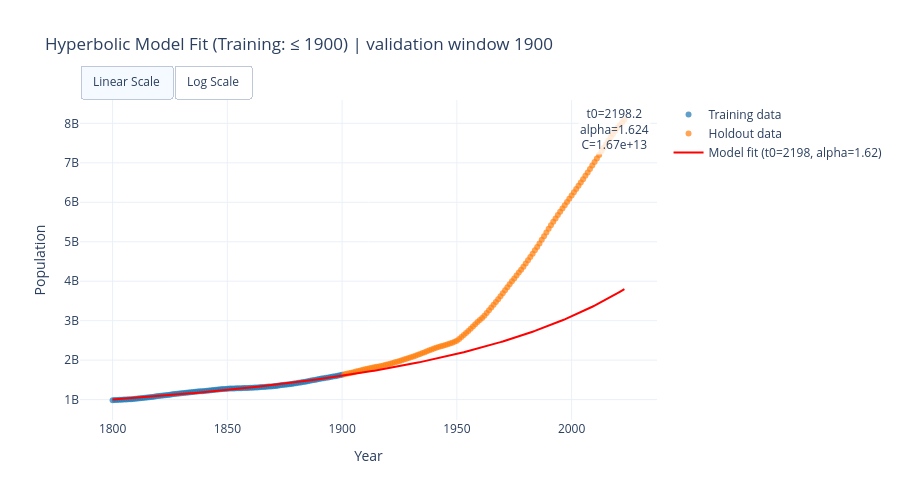
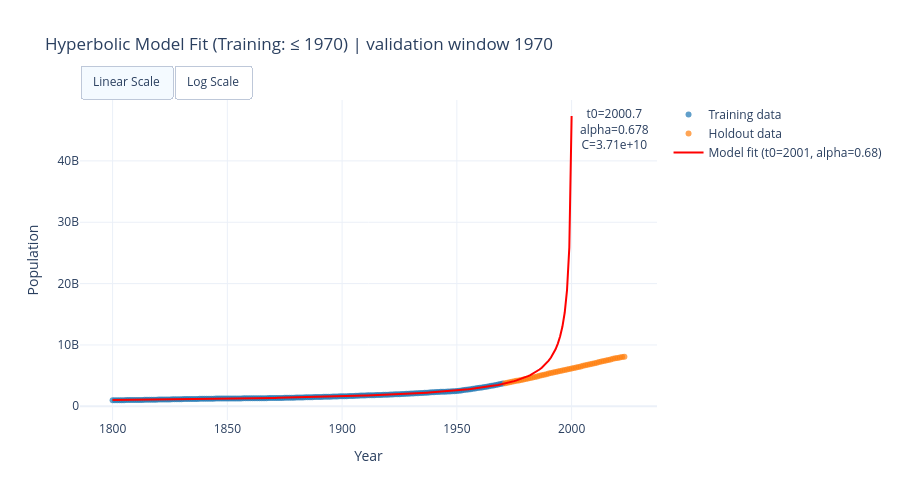
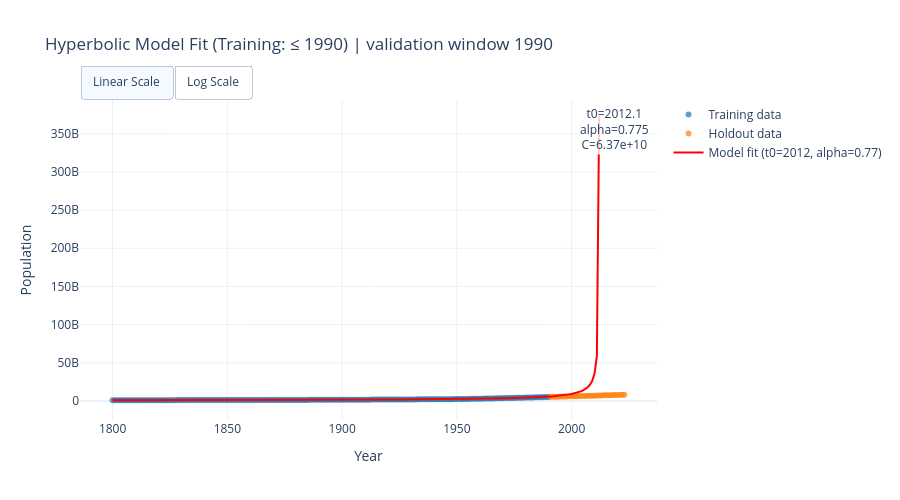
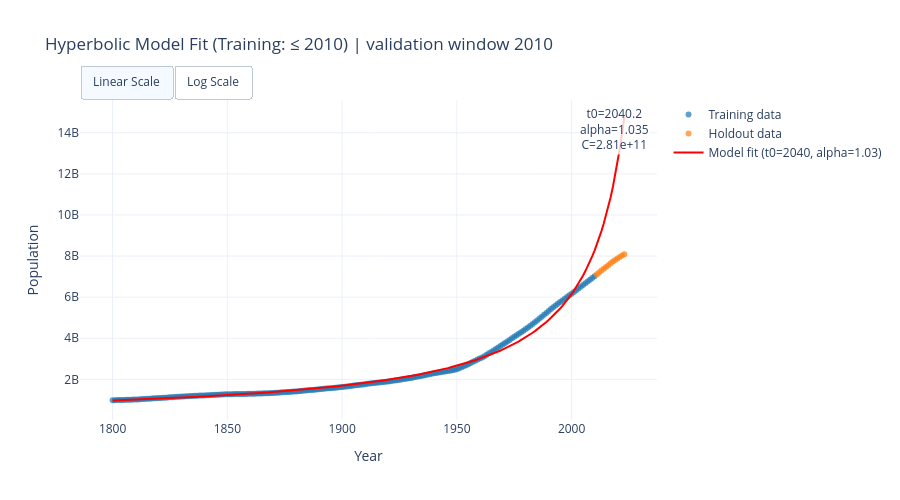

Source (notebook cell) for these figures, in order:
### Code cell
# Visual spot-checks for representative inference windows
overlay_years_to_plot = [1900, 1970, 1990, 2010]

for overlay_year in overlay_years_to_plot:
    print(f"\nOverlay visual check for inference year {overlay_year}")
    plot_fit_overlay(
        clean_df,
        inference_year=overlay_year,
        title_suffix=f" | validation window {overlay_year}",
    ).show()

### Figure 1 — Plotly figure (JSON) as saved in the notebook; plotly's stock layout.template omitted (floating-point values rounded to 4 significant figures; data arrays with more than 128 entries replaced by an {"elided": "..."} marker saying what was removed)
{"data": [{"hovertemplate": "Year: %{x}<br>Population: %{y:,.0f}<extra></extra>", "marker": {"color": "#1f77b4", "opacity": 0.7, "size": 6}, "mode": "markers", "name": "Training data", "type": "scatter", "x": [1800, 1801, 1802, 1803, 1804, 1805, 1806, 1807, 1808, 1809, 1810, 1811, 1812, 1813, 1814, 1815, 1816, 1817, 1818, 1819, 1820, 1821, 1822, 1823, 1824, 1825, 1826, 1827, 1828, 1829, 1830, 1831, 1832, 1833, 1834, 1835, 1836, 1837, 1838, 1839, 1840, 1841, 1842, 1843, 1844, 1845, 1846, 1847, 1848, 1849, 1850, 1851, 1852, 1853, 1854, 1855, 1856, 1857, 1858, 1859, 1860, 1861, 1862, 1863, 1864, 1865, 1866, 1867, 1868, 1869, 1870, 1871, 1872, 1873, 1874, 1875, 1876, 1877, 1878, 1879, 1880, 1881, 1882, 1883, 1884, 1885, 1886, 1887, 1888, 1889, 1890, 1891, 1892, 1893, 1894, 1895, 1896, 1897, 1898, 1899, 1900], "y": [983100000.0, 986500000.0, 989900000.0, 993300000.0, 996800000.0, 1000000000.0, 1004000000.0, 1007000000.0, 1011000000.0, 1015000000.0, 1020000000.0, 1026000000.0, 1032000000.0, 1038000000.0, 1045000000.0, 1052000000.0, 1060000000.0, 1067000000.0, 1075000000.0, 1082000000.0, 1090000000.0, 1097000000.0, 1103000000.0, 1111000000.0, 1118000000.0, 1125000000.0, 1133000000.0, 1141000000.0, 1148000000.0, 1156000000.0, 1162000000.0, 1169000000.0, 1175000000.0, 1180000000.0, 1186000000.0, 1191000000.0, 1197000000.0, 1203000000.0, 1208000000.0, 1214000000.0, 1220000000.0, 1225000000.0, 1231000000.0, 1237000000.0, 1242000000.0, 1248000000.0, 1254000000.0, 1260000000.0, 1266000000.0, 1271000000.0, 1276000000.0, 1279000000.0, 1281000000.0, 1283000000.0, 1285000000.0, 1286000000.0, 1288000000.0, 1290000000.0, 1293000000.0, 1295000000.0, 1298000000.0, 1301000000.0, 1305000000.0, 1309000000.0, 1313000000.0, 1317000000.0, 1321000000.0, 1325000000.0, 1330000000.0, 1335000000.0, 1340000000.0, 1346000000.0, 1353000000.0, 1360000000.0, 1368000000.0, 1375000000.0, 1382000000.0, 1390000000.0, 1398000000.0, 1406000000.0, 1415000000.0, 1424000000.0, 1434000000.0, 1444000000.0, 1455000000.0, 1466000000.0, 1477000000.0, 1488000000.0, 1499000000.0, 1510000000.0, 1521000000.0, 1531000000.0, 1542000000.0, 1552000000.0, 1562000000.0, 1572000000.0, 1583000000.0, 1593000000.0, 1604000000.0, 1615000000.0, 1627000000.0]}, {"hovertemplate": "Year: %{x}<br>Population: %{y:,.0f}<extra></extra>", "marker": {"color": "#ff7f0e", "opacity": 0.7, "size": 6}, "mode": "markers", "name": "Holdout data", "type": "scatter", "x": [1901, 1902, 1903, 1904, 1905, 1906, 1907, 1908, 1909, 1910, 1911, 1912, 1913, 1914, 1915, 1916, 1917, 1918, 1919, 1920, 1921, 1922, 1923, 1924, 1925, 1926, 1927, 1928, 1929, 1930, 1931, 1932, 1933, 1934, 1935, 1936, 1937, 1938, 1939, 1940, 1941, 1942, 1943, 1944, 1945, 1946, 1947, 1948, 1949, 1950, 1951, 1952, 1953, 1954, 1955, 1956, 1957, 1958, 1959, 1960, 1961, 1962, 1963, 1964, 1965, 1966, 1967, 1968, 1969, 1970, 1971, 1972, 1973, 1974, 1975, 1976, 1977, 1978, 1979, 1980, 1981, 1982, 1983, 1984, 1985, 1986, 1987, 1988, 1989, 1990, 1991, 1992, 1993, 1994, 1995, 1996, 1997, 1998, 1999, 2000, 2001, 2002, 2003, 2004, 2005, 2006, 2007, 2008, 2009, 2010, 2011, 2012, 2013, 2014, 2015, 2016, 2017, 2018, 2019, 2020, 2021, 2022, 2023], "y": [1640000000.0, 1653000000.0, 1667000000.0, 1681000000.0, 1695000000.0, 1710000000.0, 1725000000.0, 1739000000.0, 1754000000.0, 1767000000.0, 1780000000.0, 1793000000.0, 1805000000.0, 1817000000.0, 1829000000.0, 1841000000.0, 1854000000.0, 1867000000.0, 1881000000.0, 1895000000.0, 1911000000.0, 1927000000.0, 1944000000.0, 1961000000.0, 1979000000.0, 1997000000.0, 2015000000.0, 2033000000.0, 2052000000.0, 2072000000.0, 2092000000.0, 2113000000.0, 2135000000.0, 2157000000.0, 2179000000.0, 2202000000.0, 2225000000.0, 2248000000.0, 2271000000.0, 2292000000.0, 2312000000.0, 2331000000.0, 2349000000.0, 2367000000.0, 2385000000.0, 2402000000.0, 2421000000.0, 2442000000.0, 2468000000.0, 2493000000.0, 2537000000.0, 2584000000.0, 2634000000.0, 2686000000.0, 2740000000.0, 2795000000.0, 2853000000.0, 2911000000.0, 2966000000.0, 3015000000.0, 3065000000.0, 3123000000.0, 3193000000.0, 3264000000.0, 3335000000.0, 3404000000.0, 3473000000.0, 3545000000.0, 3619000000.0, 3695000000.0, 3770000000.0, 3845000000.0, 3921000000.0, 3996000000.0, 4071000000.0, 4144000000.0, 4218000000.0, 4292000000.0, 4369000000.0, 4448000000.0, 4529000000.0, 4613000000.0, 4697000000.0, 4782000000.0, 4869000000.0, 4958000000.0, 5050000000.0, 5142000000.0, 5234000000.0, 5328000000.0, 5419000000.0, 5506000000.0, 5592000000.0, 5676000000.0, 5759000000.0, 5842000000.0, 5925000000.0, 6007000000.0, 6089000000.0, 6172000000.0, 6255000000.0, 6338000000.0, 6420000000.0, 6503000000.0, 6587000000.0, 6671000000.0, 6757000000.0, 6844000000.0, 6933000000.0, 7022000000.0, 7111000000.0, 7201000000.0, 7292000000.0, 7382000000.0, 7470000000.0, 7559000000.0, 7646000000.0, 7730000000.0, 7811000000.0, 7887000000.0, 7954000000.0, 8021000000.0, 8092000000.0]}, {"hovertemplate": "Year: %{x}<br>Population: %{y:,.0f}<extra></extra>", "line": {"color": "red", "dash": "solid", "width": 2}, "mode": "lines", "name": "Model fit (t0=2198, alpha=1.62)", "type": "scatter", "x": {"elided": "224 float values"}, "y": {"elided": "224 float values"}}], "layout": {"annotations": [{"bgcolor": "rgba(255,255,255,0.8)", "showarrow": false, "text": "t0=2198.2<br>alpha=1.624<br>C=1.67e+13", "x": 0.99, "xanchor": "right", "xref": "paper", "y": 0.99, "yanchor": "top", "yref": "paper"}], "height": 500, "hovermode": "x unified", "title": {"text": "Hyperbolic Model Fit (Training: ≤ 1900) | validation window 1900"}, "updatemenus": [{"buttons": [{"args": [{"yaxis.type": "linear"}], "label": "Linear Scale", "method": "relayout"}, {"args": [{"yaxis.type": "log"}], "label": "Log Scale", "method": "relayout"}], "direction": "left", "pad": {"r": 10, "t": 10}, "showactive": true, "type": "buttons", "x": 0, "xanchor": "left", "y": 1.14, "yanchor": "top"}], "xaxis": {"title": {"text": "Year"}}, "yaxis": {"title": {"text": "Population"}, "type": "linear"}}}

### Figure 2 — Plotly figure (JSON) as saved in the notebook; plotly's stock layout.template omitted (floating-point values rounded to 4 significant figures; data arrays with more than 128 entries replaced by an {"elided": "..."} marker saying what was removed)
{"data": [{"hovertemplate": "Year: %{x}<br>Population: %{y:,.0f}<extra></extra>", "marker": {"color": "#1f77b4", "opacity": 0.7, "size": 6}, "mode": "markers", "name": "Training data", "type": "scatter", "x": {"elided": "171 int values"}, "y": {"elided": "171 float values"}}, {"hovertemplate": "Year: %{x}<br>Population: %{y:,.0f}<extra></extra>", "marker": {"color": "#ff7f0e", "opacity": 0.7, "size": 6}, "mode": "markers", "name": "Holdout data", "type": "scatter", "x": [1971, 1972, 1973, 1974, 1975, 1976, 1977, 1978, 1979, 1980, 1981, 1982, 1983, 1984, 1985, 1986, 1987, 1988, 1989, 1990, 1991, 1992, 1993, 1994, 1995, 1996, 1997, 1998, 1999, 2000, 2001, 2002, 2003, 2004, 2005, 2006, 2007, 2008, 2009, 2010, 2011, 2012, 2013, 2014, 2015, 2016, 2017, 2018, 2019, 2020, 2021, 2022, 2023], "y": [3770000000.0, 3845000000.0, 3921000000.0, 3996000000.0, 4071000000.0, 4144000000.0, 4218000000.0, 4292000000.0, 4369000000.0, 4448000000.0, 4529000000.0, 4613000000.0, 4697000000.0, 4782000000.0, 4869000000.0, 4958000000.0, 5050000000.0, 5142000000.0, 5234000000.0, 5328000000.0, 5419000000.0, 5506000000.0, 5592000000.0, 5676000000.0, 5759000000.0, 5842000000.0, 5925000000.0, 6007000000.0, 6089000000.0, 6172000000.0, 6255000000.0, 6338000000.0, 6420000000.0, 6503000000.0, 6587000000.0, 6671000000.0, 6757000000.0, 6844000000.0, 6933000000.0, 7022000000.0, 7111000000.0, 7201000000.0, 7292000000.0, 7382000000.0, 7470000000.0, 7559000000.0, 7646000000.0, 7730000000.0, 7811000000.0, 7887000000.0, 7954000000.0, 8021000000.0, 8092000000.0]}, {"hovertemplate": "Year: %{x}<br>Population: %{y:,.0f}<extra></extra>", "line": {"color": "red", "dash": "solid", "width": 2}, "mode": "lines", "name": "Model fit (t0=2001, alpha=0.68)", "type": "scatter", "x": {"elided": "224 float values"}, "y": {"elided": "224 float values"}}], "layout": {"annotations": [{"bgcolor": "rgba(255,255,255,0.8)", "showarrow": false, "text": "t0=2000.7<br>alpha=0.678<br>C=3.71e+10", "x": 0.99, "xanchor": "right", "xref": "paper", "y": 0.99, "yanchor": "top", "yref": "paper"}], "height": 500, "hovermode": "x unified", "title": {"text": "Hyperbolic Model Fit (Training: ≤ 1970) | validation window 1970"}, "updatemenus": [{"buttons": [{"args": [{"yaxis.type": "linear"}], "label": "Linear Scale", "method": "relayout"}, {"args": [{"yaxis.type": "log"}], "label": "Log Scale", "method": "relayout"}], "direction": "left", "pad": {"r": 10, "t": 10}, "showactive": true, "type": "buttons", "x": 0, "xanchor": "left", "y": 1.14, "yanchor": "top"}], "xaxis": {"title": {"text": "Year"}}, "yaxis": {"title": {"text": "Population"}, "type": "linear"}}}

### Figure 3 — Plotly figure (JSON) as saved in the notebook; plotly's stock layout.template omitted (floating-point values rounded to 4 significant figures; data arrays with more than 128 entries replaced by an {"elided": "..."} marker saying what was removed)
{"data": [{"hovertemplate": "Year: %{x}<br>Population: %{y:,.0f}<extra></extra>", "marker": {"color": "#1f77b4", "opacity": 0.7, "size": 6}, "mode": "markers", "name": "Training data", "type": "scatter", "x": {"elided": "191 int values"}, "y": {"elided": "191 float values"}}, {"hovertemplate": "Year: %{x}<br>Population: %{y:,.0f}<extra></extra>", "marker": {"color": "#ff7f0e", "opacity": 0.7, "size": 6}, "mode": "markers", "name": "Holdout data", "type": "scatter", "x": [1991, 1992, 1993, 1994, 1995, 1996, 1997, 1998, 1999, 2000, 2001, 2002, 2003, 2004, 2005, 2006, 2007, 2008, 2009, 2010, 2011, 2012, 2013, 2014, 2015, 2016, 2017, 2018, 2019, 2020, 2021, 2022, 2023], "y": [5419000000.0, 5506000000.0, 5592000000.0, 5676000000.0, 5759000000.0, 5842000000.0, 5925000000.0, 6007000000.0, 6089000000.0, 6172000000.0, 6255000000.0, 6338000000.0, 6420000000.0, 6503000000.0, 6587000000.0, 6671000000.0, 6757000000.0, 6844000000.0, 6933000000.0, 7022000000.0, 7111000000.0, 7201000000.0, 7292000000.0, 7382000000.0, 7470000000.0, 7559000000.0, 7646000000.0, 7730000000.0, 7811000000.0, 7887000000.0, 7954000000.0, 8021000000.0, 8092000000.0]}, {"hovertemplate": "Year: %{x}<br>Population: %{y:,.0f}<extra></extra>", "line": {"color": "red", "dash": "solid", "width": 2}, "mode": "lines", "name": "Model fit (t0=2012, alpha=0.77)", "type": "scatter", "x": {"elided": "224 float values"}, "y": {"elided": "224 float values"}}], "layout": {"annotations": [{"bgcolor": "rgba(255,255,255,0.8)", "showarrow": false, "text": "t0=2012.1<br>alpha=0.775<br>C=6.37e+10", "x": 0.99, "xanchor": "right", "xref": "paper", "y": 0.99, "yanchor": "top", "yref": "paper"}], "height": 500, "hovermode": "x unified", "title": {"text": "Hyperbolic Model Fit (Training: ≤ 1990) | validation window 1990"}, "updatemenus": [{"buttons": [{"args": [{"yaxis.type": "linear"}], "label": "Linear Scale", "method": "relayout"}, {"args": [{"yaxis.type": "log"}], "label": "Log Scale", "method": "relayout"}], "direction": "left", "pad": {"r": 10, "t": 10}, "showactive": true, "type": "buttons", "x": 0, "xanchor": "left", "y": 1.14, "yanchor": "top"}], "xaxis": {"title": {"text": "Year"}}, "yaxis": {"title": {"text": "Population"}, "type": "linear"}}}

### Figure 4 — Plotly figure (JSON) as saved in the notebook; plotly's stock layout.template omitted (floating-point values rounded to 4 significant figures; data arrays with more than 128 entries replaced by an {"elided": "..."} marker saying what was removed)
{"data": [{"hovertemplate": "Year: %{x}<br>Population: %{y:,.0f}<extra></extra>", "marker": {"color": "#1f77b4", "opacity": 0.7, "size": 6}, "mode": "markers", "name": "Training data", "type": "scatter", "x": {"elided": "211 int values"}, "y": {"elided": "211 float values"}}, {"hovertemplate": "Year: %{x}<br>Population: %{y:,.0f}<extra></extra>", "marker": {"color": "#ff7f0e", "opacity": 0.7, "size": 6}, "mode": "markers", "name": "Holdout data", "type": "scatter", "x": [2011, 2012, 2013, 2014, 2015, 2016, 2017, 2018, 2019, 2020, 2021, 2022, 2023], "y": [7111000000.0, 7201000000.0, 7292000000.0, 7382000000.0, 7470000000.0, 7559000000.0, 7646000000.0, 7730000000.0, 7811000000.0, 7887000000.0, 7954000000.0, 8021000000.0, 8092000000.0]}, {"hovertemplate": "Year: %{x}<br>Population: %{y:,.0f}<extra></extra>", "line": {"color": "red", "dash": "solid", "width": 2}, "mode": "lines", "name": "Model fit (t0=2040, alpha=1.03)", "type": "scatter", "x": {"elided": "224 float values"}, "y": {"elided": "224 float values"}}], "layout": {"annotations": [{"bgcolor": "rgba(255,255,255,0.8)", "showarrow": false, "text": "t0=2040.2<br>alpha=1.035<br>C=2.81e+11", "x": 0.99, "xanchor": "right", "xref": "paper", "y": 0.99, "yanchor": "top", "yref": "paper"}], "height": 500, "hovermode": "x unified", "title": {"text": "Hyperbolic Model Fit (Training: ≤ 2010) | validation window 2010"}, "updatemenus": [{"buttons": [{"args": [{"yaxis.type": "linear"}], "label": "Linear Scale", "method": "relayout"}, {"args": [{"yaxis.type": "log"}], "label": "Log Scale", "method": "relayout"}], "direction": "left", "pad": {"r": 10, "t": 10}, "showactive": true, "type": "buttons", "x": 0, "xanchor": "left", "y": 1.14, "yanchor": "top"}], "xaxis": {"title": {"text": "Year"}}, "yaxis": {"title": {"text": "Population"}, "type": "linear"}}}
